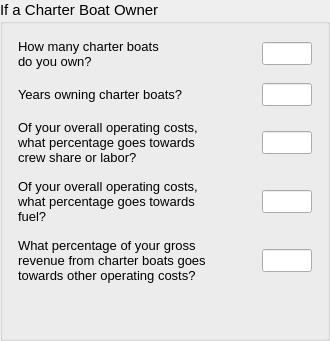
        <widget class="QGroupBox" name="vessel_info_2" >
         <property name="font" >
          <font>
           <pointsize>11</pointsize>
          </font>
         </property>
         <property name="title" >
          <string>If a Charter Boat Owner:</string>
         </property>
         <layout class="QVBoxLayout" >
          <item>
           <widget class="QWidget" native="1" name="ves_license_4" >
            <property name="font" >
             <font>
              <pointsize>10</pointsize>
             </font>
            </property>
            <layout class="QHBoxLayout" >
             <property name="spacing" >
              <number>4</number>
             </property>
             <property name="margin" >
              <number>4</number>
             </property>
             <item>
              <widget class="QLabel" name="federal_vessel_id_text_3" >
               <property name="minimumSize" >
                <size>
                 <width>150</width>
                 <height>0</height>
                </size>
               </property>
               <property name="maximumSize" >
                <size>
                 <width>150</width>
                 <height>16777215</height>
                </size>
               </property>
               <property name="font" >
                <font>
                 <pointsize>10</pointsize>
                </font>
               </property>
               <property name="text" >
                <string>How many charter boats do you own?</string>
               </property>
               <property name="wordWrap" >
                <bool>true</bool>
               </property>
              </widget>
             </item>
             <item>
              <spacer>
               <property name="orientation" >
                <enum>Qt::Horizontal</enum>
               </property>
               <property name="sizeHint" stdset="0" >
                <size>
                 <width>40</width>
                 <height>20</height>
                </size>
               </property>
              </spacer>
             </item>
             <item>
              <widget class="QLineEdit" name="cpfv_num_own_line" >
               <property name="enabled" >
                <bool>true</bool>
               </property>
               <property name="minimumSize" >
                <size>
                 <width>50</width>
                 <height>0</height>
                </size>
               </property>
               <property name="maximumSize" >
                <size>
                 <width>50</width>
                 <height>16777215</height>
                </size>
               </property>
               <property name="font" >
                <font>
                 <pointsize>10</pointsize>
                </font>
               </property>
               <property name="text" >
                <string/>
               </property>
              </widget>
             </item>
            </layout>
           </widget>
          </item>
          <item>
           <widget class="QWidget" native="1" name="ves_license_5" >
            <property name="font" >
             <font>
              <pointsize>10</pointsize>
             </font>
            </property>
            <layout class="QHBoxLayout" >
             <property name="spacing" >
              <number>4</number>
             </property>
             <property name="margin" >
              <number>4</number>
             </property>
             <item>
              <widget class="QLabel" name="federal_vessel_id_text_4" >
               <property name="minimumSize" >
                <size>
                 <width>200</width>
                 <height>0</height>
                </size>
               </property>
               <property name="maximumSize" >
                <size>
                 <width>200</width>
                 <height>16777215</height>
                </size>
               </property>
               <property name="font" >
                <font>
                 <pointsize>10</pointsize>
                </font>
               </property>
               <property name="text" >
                <string>Years owning charter boats?</string>
               </property>
               <property name="wordWrap" >
                <bool>true</bool>
               </property>
              </widget>
             </item>
             <item>
              <spacer>
               <property name="orientation" >
                <enum>Qt::Horizontal</enum>
               </property>
               <property name="sizeHint" stdset="0" >
                <size>
                 <width>40</width>
                 <height>20</height>
                </size>
               </property>
              </spacer>
             </item>
             <item>
              <widget class="QLineEdit" name="cpfv_yr_own_line" >
               <property name="enabled" >
                <bool>true</bool>
               </property>
               <property name="minimumSize" >
                <size>
                 <width>50</width>
                 <height>0</height>
                </size>
               </property>
               <property name="maximumSize" >
                <size>
                 <width>50</width>
                 <height>16777215</height>
                </size>
               </property>
               <property name="font" >
                <font>
                 <pointsize>10</pointsize>
                </font>
               </property>
               <property name="text" >
                <string/>
               </property>
              </widget>
             </item>
            </layout>
           </widget>
          </item>
          <item>
           <widget class="QWidget" native="1" name="home_port_24" >
            <property name="font" >
             <font>
              <pointsize>10</pointsize>
             </font>
            </property>
            <layout class="QHBoxLayout" >
             <property name="spacing" >
              <number>4</number>
             </property>
             <property name="margin" >
              <number>4</number>
             </property>
             <item>
              <widget class="QLabel" name="landing_port_text_10" >
               <property name="minimumSize" >
                <size>
                 <width>200</width>
                 <height>0</height>
                </size>
               </property>
               <property name="maximumSize" >
                <size>
                 <width>200</width>
                 <height>16777215</height>
                </size>
               </property>
               <property name="font" >
                <font>
                 <pointsize>10</pointsize>
                </font>
               </property>
               <property name="text" >
                <string>Of your overall operating costs, what percentage goes towards crew share or labor?</string>
               </property>
               <property name="wordWrap" >
                <bool>true</bool>
               </property>
              </widget>
             </item>
             <item>
              <spacer>
               <property name="orientation" >
                <enum>Qt::Horizontal</enum>
               </property>
               <property name="sizeHint" stdset="0" >
                <size>
                 <width>40</width>
                 <height>20</height>
                </size>
               </property>
              </spacer>
             </item>
             <item>
              <widget class="QLineEdit" name="cpfv_labor_cost_line" >
               <property name="enabled" >
                <bool>true</bool>
               </property>
               <property name="minimumSize" >
                <size>
                 <width>50</width>
                 <height>0</height>
                </size>
               </property>
               <property name="maximumSize" >
                <size>
                 <width>50</width>
                 <height>16777215</height>
                </size>
               </property>
               <property name="font" >
                <font>
                 <pointsize>10</pointsize>
                </font>
               </property>
               <property name="text" >
                <string/>
               </property>
              </widget>
             </item>
            </layout>
           </widget>
          </item>
          <item>
           <widget class="QWidget" native="1" name="home_port_25" >
            <property name="font" >
             <font>
              <pointsize>10</pointsize>
             </font>
            </property>
            <layout class="QHBoxLayout" >
             <property name="spacing" >
              <number>4</number>
             </property>
             <property name="margin" >
              <number>4</number>
             </property>
             <item>
              <widget class="QLabel" name="landing_port_text_11" >
               <property name="minimumSize" >
                <size>
                 <width>200</width>
                 <height>0</height>
                </size>
               </property>
               <property name="maximumSize" >
                <size>
                 <width>200</width>
                 <height>16777215</height>
                </size>
               </property>
               <property name="font" >
                <font>
                 <pointsize>10</pointsize>
                </font>
               </property>
               <property name="text" >
                <string>Of your overall operating costs, what percentage goes towards fuel?</string>
               </property>
               <property name="wordWrap" >
                <bool>true</bool>
               </property>
              </widget>
             </item>
             <item>
              <spacer>
               <property name="orientation" >
                <enum>Qt::Horizontal</enum>
               </property>
               <property name="sizeHint" stdset="0" >
                <size>
                 <width>40</width>
                 <height>20</height>
                </size>
               </property>
              </spacer>
             </item>
             <item>
              <widget class="QLineEdit" name="cpfv_fuel_cost_line" >
               <property name="enabled" >
                <bool>true</bool>
               </property>
               <property name="minimumSize" >
                <size>
                 <width>50</width>
                 <height>0</height>
                </size>
               </property>
               <property name="maximumSize" >
                <size>
                 <width>50</width>
                 <height>16777215</height>
                </size>
               </property>
               <property name="font" >
                <font>
                 <pointsize>10</pointsize>
                </font>
               </property>
               <property name="text" >
                <string/>
               </property>
              </widget>
             </item>
            </layout>
           </widget>
          </item>
          <item>
           <widget class="QWidget" native="1" name="home_port_23" >
            <property name="font" >
             <font>
              <pointsize>10</pointsize>
             </font>
            </property>
            <layout class="QHBoxLayout" >
             <property name="spacing" >
              <number>4</number>
             </property>
             <property name="margin" >
              <number>4</number>
             </property>
             <item>
              <widget class="QLabel" name="landing_port_text_9" >
               <property name="minimumSize" >
                <size>
                 <width>200</width>
                 <height>0</height>
                </size>
               </property>
               <property name="maximumSize" >
                <size>
                 <width>200</width>
                 <height>16777215</height>
                </size>
               </property>
               <property name="font" >
                <font>
                 <pointsize>10</pointsize>
                </font>
               </property>
               <property name="text" >
                <string>What percentage of your gross revenue from charter boats goes towards other operating costs?</string>
               </property>
               <property name="wordWrap" >
                <bool>true</bool>
               </property>
              </widget>
             </item>
             <item>
              <spacer>
               <property name="orientation" >
                <enum>Qt::Horizontal</enum>
               </property>
               <property name="sizeHint" stdset="0" >
                <size>
                 <width>40</width>
                 <height>20</height>
                </size>
               </property>
              </spacer>
             </item>
             <item>
              <widget class="QLineEdit" name="cpfv_operating_cost_line" >
               <property name="enabled" >
                <bool>true</bool>
               </property>
               <property name="minimumSize" >
                <size>
                 <width>50</width>
                 <height>0</height>
                </size>
               </property>
               <property name="maximumSize" >
                <size>
                 <width>50</width>
                 <height>16777215</height>
                </size>
               </property>
               <property name="font" >
                <font>
                 <pointsize>10</pointsize>
                </font>
               </property>
               <property name="text" >
                <string/>
               </property>
              </widget>
             </item>
            </layout>
           </widget>
          </item>
          <item>
           <spacer name="verticalSpacer_2" >
            <property name="orientation" >
             <enum>Qt::Vertical</enum>
            </property>
            <property name="sizeHint" stdset="0" >
             <size>
              <width>20</width>
              <height>40</height>
             </size>
            </property>
           </spacer>
          </item>
         </layout>
        </widget>
